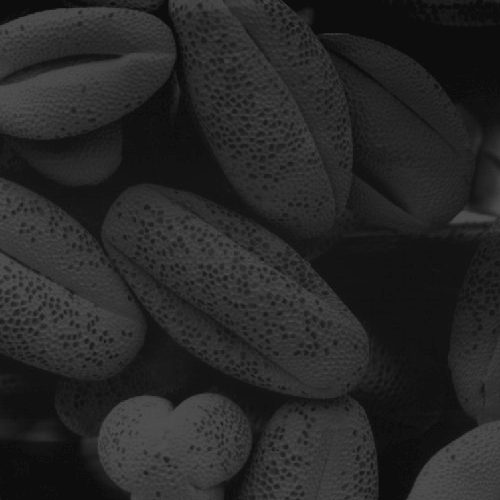
#> input picture assignment_01/data/a1images/shells.tif, 500 x 500 px
$ jupyter execute Q5_Histogram_Equalization.ipynb
#> lines starting #> are read from the running program, lines starting #| are printed output that depends on the picture
# Q5 - Histogram Equalization

[cell 1]
import numpy as np, cv2 as cv, matplotlib.pyplot as plt
from pathlib import Path

DATA = Path("../data/a1images")
RESULTS = Path("../results/q5")
RESULTS.mkdir(parents=True, exist_ok=True)

img_path = DATA / "shells.tif"
img = cv.imread(str(img_path), cv.IMREAD_GRAYSCALE)
#> img is the input picture: shape (500, 500); min 13, max 83, mean 38.7
assert img is not None, f"Image not found at {img_path}"
print("Loaded:", img_path, "shape:", img.shape, "dtype:", img.dtype)
#| Loaded: ../data/a1images/shells.tif shape: (500, 500) dtype: uint8

[cell 2]
# Core: histogram equalization (own implementation, uint8)
def hist_equalize_gray(gray_u8: np.ndarray) -> np.ndarray:
    """Return histogram-equalized grayscale image (uint8) WITHOUT using OpenCV equalize."""
    assert gray_u8.dtype == np.uint8 and gray_u8.ndim == 2
    # histogram (0..255)
    hist = np.bincount(gray_u8.ravel(), minlength=256).astype(np.float64)
#> hist = 256 values, max 17718 at index 13, min 0 at index 0, mean 976.6
    pmf = hist / hist.sum()
#> pmf = 256 values, max 0.0709 at index 13, min 0 at index 0, mean 0.00391
    cdf = np.cumsum(pmf)                           # [0..1]
#> cdf = 256 values from 0 to 1
    mapping = np.floor(255 * cdf + 0.5).astype(np.uint8)  # round-to-nearest
#> mapping = 256 values from 0 to 255
    return mapping[gray_u8], hist, cdf, mapping

[cell 3]
# Grayscale path
gray = img.astype(np.uint8)
eq, hist, cdf, mapping = hist_equalize_gray(gray)
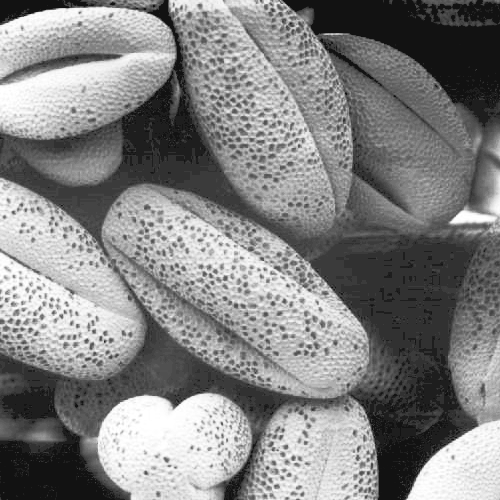
#> eq: shape (500, 500); min 18, max 255, mean 130.9
#> cdf = 256 values from 0 to 1; mapping = 256 values from 0 to 255

# Save outputs
cv.imwrite(str(RESULTS/"q5_equalized.png"), eq)
cv.imwrite(str(RESULTS/"q5_original.png"), gray)
#> Out = True

[cell 4]
# Plot histograms before/after
bins = np.arange(257)
hist_eq = np.bincount(eq.ravel(), minlength=256)
#> hist_eq = 256 values, max 17814 at index 18, min 0 at index 0, mean 976.6

plt.figure(figsize=(10,4))
plt.subplot(1,2,1)
plt.bar(bins[:-1], hist, width=1, alpha=0.9, color='gray')
plt.title("Original Histogram"); plt.xlabel("Intensity"); plt.ylabel("Count"); plt.xlim(0,255)

plt.subplot(1,2,2)
plt.bar(bins[:-1], hist_eq, width=1, alpha=0.9, color='orange')
plt.title("Equalized Histogram"); plt.xlabel("Intensity"); plt.ylabel("Count"); plt.xlim(0,255)

plt.tight_layout(); plt.savefig(RESULTS/"q5_histograms_gray.png", dpi=150); plt.show()
#> after `plt.tight_layout()`:
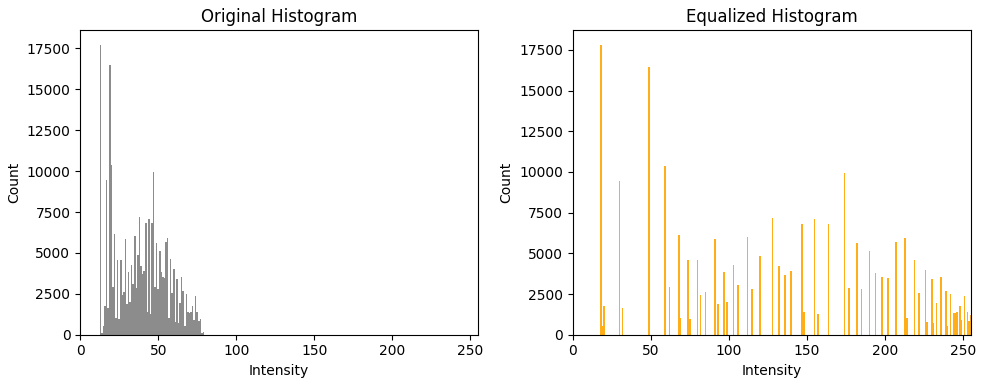
#> figure drawn by matplotlib, 2 panels; panel 1: tallest bar 17718 high, from x = 12.5 to 13.5; panel 2: tallest bar 17814 high, from x = 17.5 to 18.5

[cell 5]
# Side-by-side
plt.figure(figsize=(10,4))
plt.subplot(1,2,1); plt.imshow(gray, cmap='gray'); plt.title("Original"); plt.axis('off')
plt.subplot(1,2,2); plt.imshow(eq,   cmap='gray'); plt.title("Equalized (own)"); plt.axis('off')
plt.tight_layout(); plt.savefig(RESULTS/"q5_before_after_gray.png", dpi=150); plt.show()
#> after `plt.tight_layout()`:
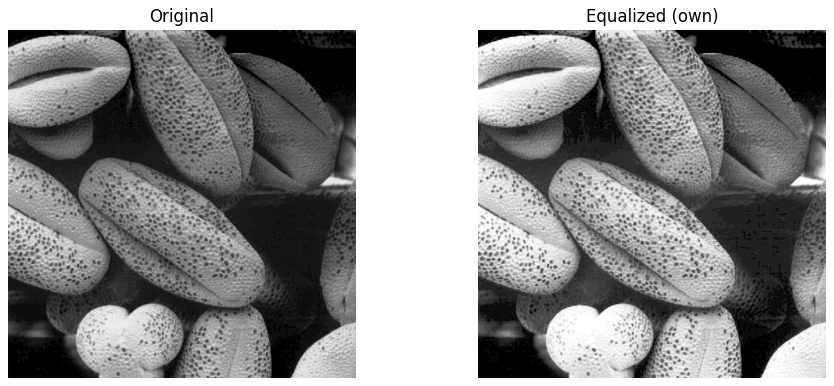
#> figure drawn by matplotlib, 2 panels
